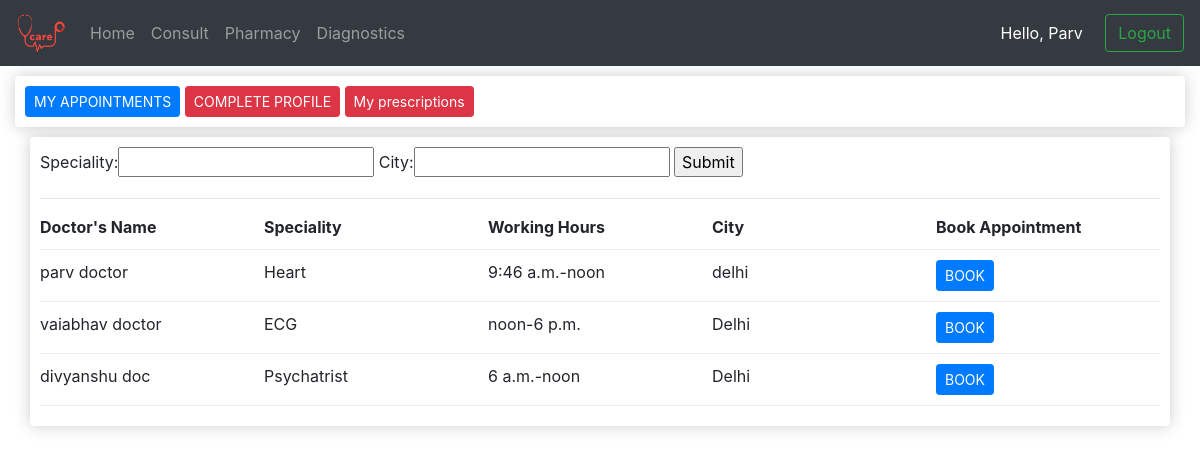
The page /patient/dashboard/ (signed in) on the database its author committed.
### users/models.py (models this page shows, shortened)
class Doctor(models.Model):
    user = models.OneToOneField(User, on_delete=models.CASCADE)
    open_time = models.TimeField(auto_now=False, auto_now_add=False,null= True, blank = True)
    close_time = models.TimeField(auto_now=False, auto_now_add=False, null= True, blank = True)
    speciality = models.CharField(max_length=100,null= True, blank = True)
    city = models.CharField(max_length=100, null=True,blank = True)

### users/views.py (the view)
# urls.py: path('patient/dashboard/', views.patientDashboard, name='patientDashboard'),
def patientDashboard(request):
    if not request.user.is_authenticated:
        return redirect('loginUser')
    doctors = Doctor.objects.all()
    myFilter = DoctorFilter(request.GET, queryset=doctors)
    doctors = myFilter.qs
    context = {'myFilter': myFilter, 'doctors': doctors}
    return render(request, 'patientDashboard.html', context)

### users/templates/patientDashboard.html
{% extends 'base.html' %}{% load static %} {% block content %}
<div class="content">
    <div class="col-lg-12">
        <div class="box-element">
<a href="{% url 'patientAppointments'%}" class="btn btn-sm btn-primary">MY APPOINTMENTS</a>
<a href="{% url 'patientProfileUpdate'%}" class="btn btn-sm btn-danger">COMPLETE PROFILE</a>
<a href="{% url 'myprescriptions'%}" class="btn btn-sm btn-danger">My prescriptions</a>
<br />
</div>
<div class="col-lg-12">
<div class="box-element">
<form method="GET">
    {{myFilter.form}}
    <input type="submit">
</form>
<hr>
<div>
    <div class="cart-row">
        <div style="flex: 1;"><strong>Doctor's Name</strong></div>
        <div style="flex: 1;"><strong>Speciality</strong></div>
        <div style="flex: 1;"><strong>Working Hours</strong> </div>
        <div style="flex: 1;"><strong>City</strong> </div>
        <div style="flex: 1;"><strong>Book Appointment</strong></div>
    </div>
    {% for i in doctors %}
    <div class="cart-row">
        <div style="flex: 1;" >{{i.user.first_name}} {{i.user.last_name}}</div>
        <div style="flex: 1;">{{i.speciality}}</div>
        <div style="flex: 1;" >{{i.open_time}}-{{i.close_time}}</div>
        <div style="flex: 1;" >{{i.city}}</div>
        <div style="flex: 1;"><a href="{% url 'bookAppointment' i.user.id %}" class="btn btn-sm btn-primary">BOOK</a></div>
    </div>
    {% endfor %}
</div>
</div>
</div>
</div>
</div>
{% endblock %}

### users/templates/navbar.html (shortened to what this page needs)
{% load static %}
    <nav class="navbar sticky-top navbar-expand-lg navbar-dark bg-dark">
        <a class="navbar-brand" href="{% url 'home' %}">
            <img src="{% static 'pharmacy/images/logo.png' %}" width="50" height="40" class="d-inline-block align-top" alt="" loading="lazy">
        </a>
        <div class="collapse navbar-collapse" id="navbarSupportedContent">
          <ul class="navbar-nav mr-auto">
            <li class="nav-item">
              <a class="nav-link" href="{% url 'home' %}">Home</a>
            </li>
            <li class="nav-item mr-auto">
                <li class="nav-item">
                <a class="nav-link" href="{% url 'patientDashboard' %}">Consult</a>
                </li>
            </li>
            <li class="nav-item mr-auto">
              <li class="nav-item">
              <a class="nav-link" href="{% url 'pharmacy' %}">Pharmacy</a>
              </li>
            </li>
            <li class="nav-item mr-auto">
              <li class="nav-item">
              <a class="nav-link" href="{% url 'pathology' %}">Diagnostics</a>
              </li>
            </li>
          </ul>
          <div class="form-inline my-2 my-lg-0">
            {% if user.is_authenticated %}
            <span style="color: white">Hello, {{user.first_name}}</span>
            </span><a href="{% url 'logoutUser' %}"><button class="btn btn-outline-success my-2 my-sm-0" type="submit">Logout</button></a>
            {% else %}
            <a href="{% url 'signupUser' %}"><button class="btn btn-outline-success my-2 my-sm-0" type="submit">SignUp</button></a>
            &nbsp;&nbsp;
            <a href="{% url 'loginUser' %}"><button class="btn btn-outline-success my-2 my-sm-0" type="submit">Login</button></a>
            {% endif %}
          </div>
        </div>
    </nav>

### static/css/main.css (style rules this page uses)
body { background-color: hsl(0, 0%, 98%); }
.box-element { box-shadow:hsl(0, 0%, 80%) 0 0 16px; background-color: #fff; border-radius: 4px; padding: 10px; }
.bg-dark { background-color: #094369!important; }
.col-lg-4, .col-lg-6, .col-lg-8, .col-lg-12 { margin-top: 10px; }
.btn { border-radius: 0; }
.cart-row { display: flex; align-items: flex-stretch; padding-bottom: 10px; margin-bottom: 10px; border-bottom: 1px solid #ececec; }

### rows shown on the page
Doctor: user.first_name "parv", user.last_name "doctor", speciality "Heart", open_time "9:46 a.m.", close_time "noon", city "delhi"
Doctor: user.first_name "vaiabhav", user.last_name "doctor", speciality "ECG", open_time "noon", close_time "6 p.m.", city "Delhi"
Doctor: user.first_name "divyanshu", user.last_name "doc", speciality "Psychatrist", open_time "6 a.m.", close_time "noon", city "Delhi"

### other values the page prints
{{ user.first_name }} "Parv"
